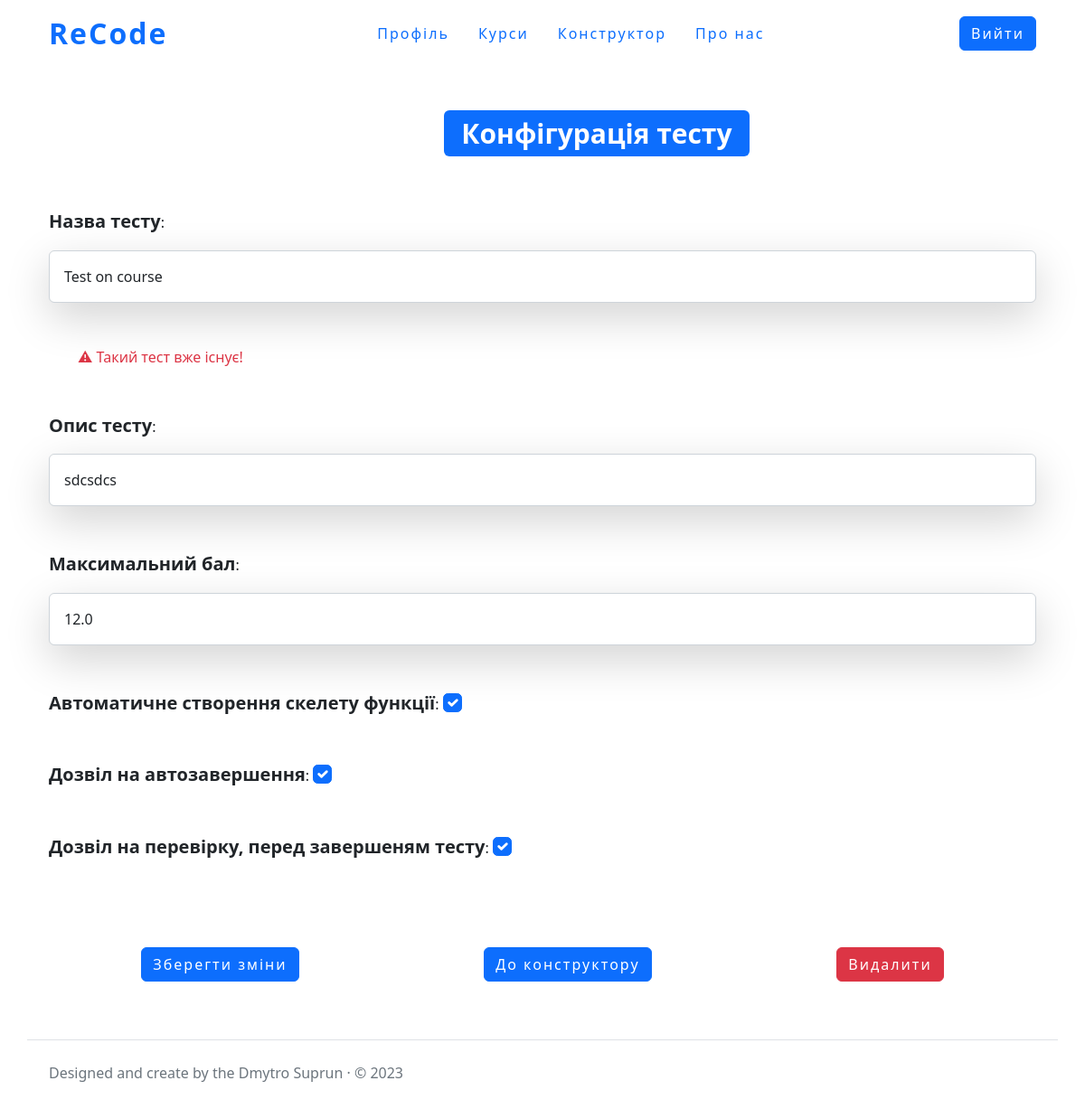
/create/test/Test-on-course/update/ (signed in), run on the app's committed database.
### tests/models.py (models this page shows, shortened)
class TestsConfig(models.Model):
    name_test = models.CharField('Назва тесту', max_length=255)
    slug = models.SlugField('URL', max_length=255, unique=True, db_index=True, )
    theme_test = models.CharField('Опис тесту ', max_length=255)
    author_of_test = models.ForeignKey(User,on_delete=models.CASCADE, verbose_name='Автор тесту')
    max_test_result = models.FloatField('Максимальний бал тесту')
    create_func_template = models.BooleanField('Автоматичне створення шаблону функції', default=True)
    autocomplete = models.BooleanField('Дозвіл на автозавершення', default=True)
    pre_end_check = models.BooleanField('Дозвіл на перевірку, перед завершеням тесту', default=True)
    date_creating=models.DateField(auto_now_add=True)
    class Meta:
        ordering=['-pk']

### designer/views.py (the view)
# urls.py: path('test/<slug:test_slug>/update/', update_test, name='update_test'),
@login_required
def update_test(request, test_slug):
    if get_role(request) != 'teacher':
        return HttpResponse(
            '<h1 style="text-align:center;position:relative; top:10%;">Доступ заборонено!</h1>',
            status=403)
    get_test = get_object_or_404(TestsConfig, slug=test_slug)
    if request.method == 'POST':
        form = TestCreateForm(request.POST)
        if form.is_valid():
            get_test.name_test = form.cleaned_data['name_test']
            get_test.slug = transliteration(form.cleaned_data['name_test']) + '-vid-' + str(get_test.author_of_test.username)
            get_test.theme_test = form.cleaned_data['theme_test']
            get_test.max_test_result = form.cleaned_data['max_test_result']
            get_test.create_func_template = form.cleaned_data[
                'create_func_template']
            get_test.autocomplete = form.cleaned_data['autocomplete']
            get_test.pre_end_check = form.cleaned_data['pre_end_check']
            get_test.save()
            return redirect(
                reverse('create_task', kwargs={'test_slug': get_test.slug}))
    else:
        data_for_form = {
            'name_test': get_test.name_test,
            'theme_test': get_test.theme_test,
            'max_test_result': get_test.max_test_result,
            'create_func_template': get_test.create_func_template,
            'autocomplete': get_test.autocomplete,
            'pre_end_check': get_test.pre_end_check
        }
        form = TestCreateForm(data_for_form)
    context = {
        'type': get_role(request),
        'title': 'Редакція тесту',
        'form': form,
        'test': get_test
    }
    return render(request, 'designer/test_update.html', context=context)

### designer/forms.py (called while the page is built)
    def clean_name_test(self):
        get_name = self.cleaned_data['name_test']
        get_this_name_slug = transliteration(get_name)
        if len(TestsConfig.objects.filter(slug=get_this_name_slug)) != 0:
            raise ValidationError('Такий тест вже існує!')
        return get_name

    def clean_max_test_result(self):
        get_result = self.cleaned_data['max_test_result']
        if get_result <= 0:
            raise ValidationError('Бал повинен бути більше за нуль!')
        return get_result

### staticPages/views.py (called while the page is built)
def get_role(req):
    if req.user.is_anonymous:
        return 'anonymous'
    elif len(TeacherInCourse.objects.filter(e_mail=req.user.email)) == 0:
        if len(StudentInCourse.objects.filter(e_mail=req.user.email)) == 0:
            return 'anonymousStudent'
        return 'student'
    return 'teacher'

### designer/templates/designer/test_update.html (shortened to what this page needs)
{% extends "designer/designer_layout.html" %}
{% load static %}
{%block styles%}
    <link rel="stylesheet" href="{%static 'designer/css/test_designer.css'%}">
{%endblock%}
{%block content%}
<h1><span class="badge bg-primary mt-5 mb-5 logo">Конфігурація тесту</span></h1>
<form  method="post">
    <div class="form_label mb-5"><span class="label">{{form.name_test.label}}</span>: <span class="input">{{form.name_test}}</span></div>
    <div class="form_label error mb-5">{{form.name_test.errors}}</div>
    <div class="form_label mb-5"><span class="label">{{form.theme_test.label}}</span>: <span class="input">{{form.theme_test}}</span></div>
    <div class="form_label mb-5"><span class="label">{{form.max_test_result.label}}</span>: <span class="input">{{form.max_test_result}}</span></div>
    <div class="form_label mb-5"><span class="label">{{form.create_func_template.label}}</span>: <span class="input">{{form.create_func_template}}</span></div>
    <div class="form_label mb-5"><span class="label">{{form.autocomplete.label}}</span>: <span class="input">{{form.autocomplete}}</span></div>
    <div class="form_label mb-5"><span class="label">{{form.pre_end_check.label}}</span>: <span class="input">{{form.pre_end_check}}</span></div>
    <div class="flex_space_between mb-5">
        <button class=" btn btn-primary  mt-5 mb-3 login-button" type="submit">Зберегти зміни</button>
        <a href="{% url 'create_task' test.slug %}" class="btn btn-primary login-button mt-5 mb-3 btn_block" >До конструктору</a>
        <a class="btn btn-danger mt-5 mb-3 " href="{% url 'delete_test' test.slug %}"   onclick="return deleteTest()" style="letter-spacing:2px;" >Видалити</a>
    </div>
</form>
{%endblock%}

### designer/static/designer/css/test_designer.css (style rules this page uses)
.error ul li { color:#dc3545; margin-top:3%; list-style-type:none; }
.error ul li::before { content:'\26A0 \0020' }
.logo { position:relative; left:40%; }
.input { font-size:21px; }
.flex_space_between { display:flex; flex-direction:row; align-items:center; justify-content: space-around; flex-wrapp:wrapp; }
.label { font-weight: bold; font-size: 20px; }
.btn_block { display:block; }
.nav-element, .login-button, .big-logo { letter-spacing: 2px; }
.login-button:not(hover) { background-color:#0d6efd; transition:all 1.1s ease 1ms }

### staticPages/static/staticPages/css/header/header.css (style rules this page uses)
.nav-element, .login-button, .big-logo { letter-spacing: 2px; }
.login-button:not(hover) { background-color:#0d6efd; transition:all 1.1s ease 1ms }

### data on the page
TestsConfig: name_test "Test on course", theme_test "sdcsdcs", max_test_result "12.0", create_func_template "☑", autocomplete "☑", pre_end_check "☑"
